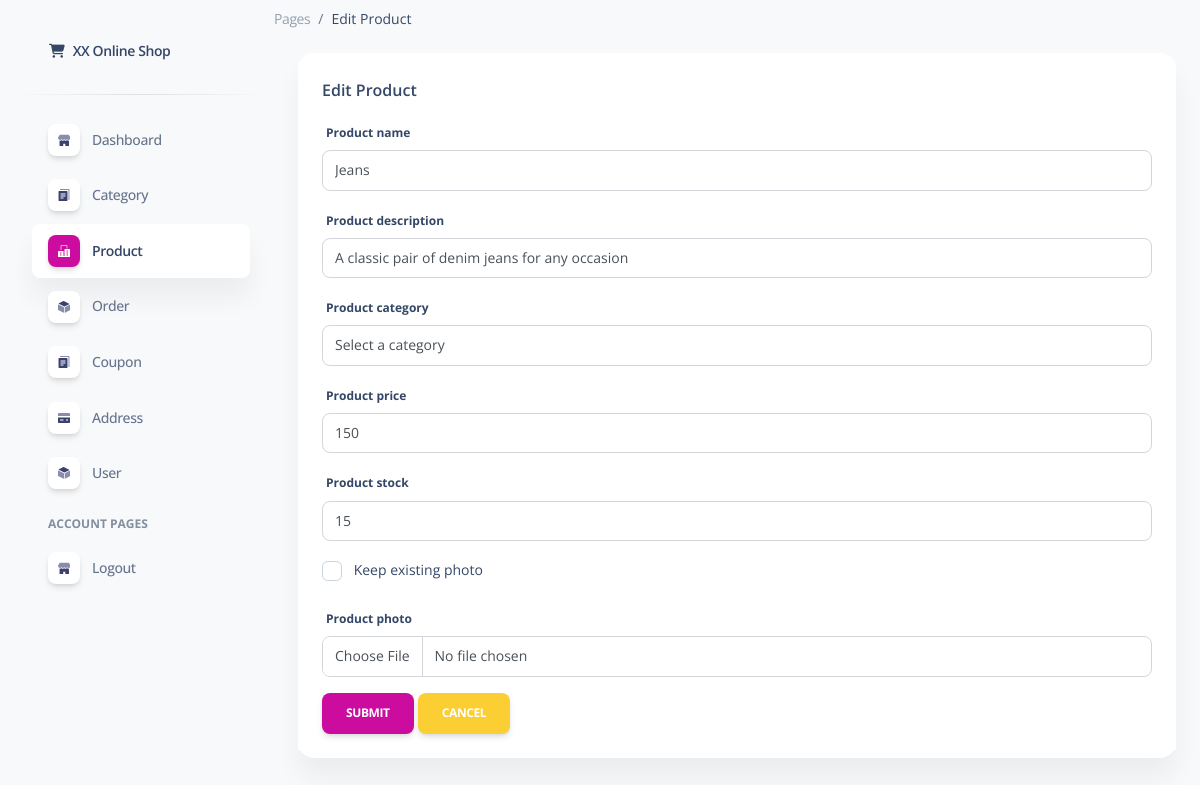
/pages/update_product.php?id_product=7 (signed in), run on an earlier commit of the app's database.
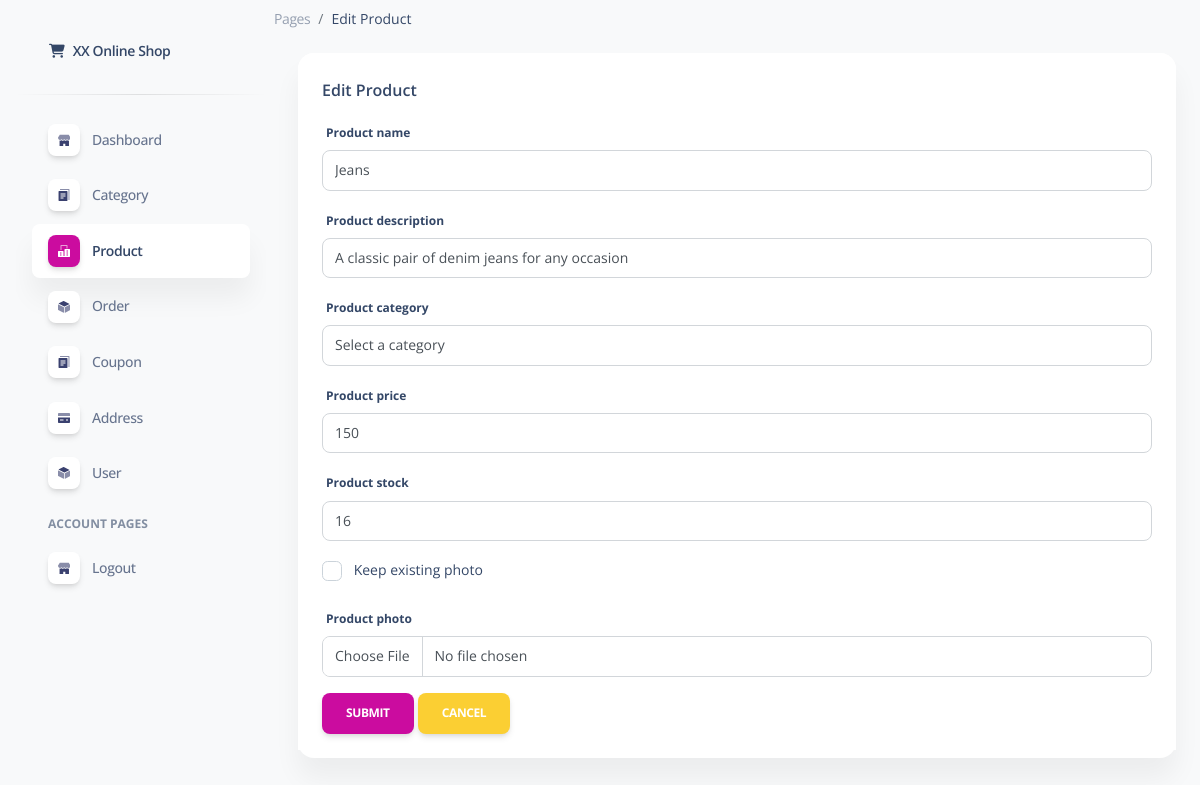
And on a later commit of the database.
### tables this page shows
CREATE TABLE `product` (
  `id_product` bigint(20) NOT NULL COMMENT '主键id',
  `name_product` varchar(255) NOT NULL COMMENT '名字',
  `id_category` bigint(20) NOT NULL COMMENT '分类ID',
  `category_name` varchar(255) DEFAULT '''类名''',
  `description` text DEFAULT NULL COMMENT '介绍',
  `price` bigint(20) DEFAULT NULL COMMENT '价格',
  `stock` bigint(20) NOT NULL COMMENT '存量',
  `product_photo` varchar(256) NOT NULL,
  `create_time` timestamp NULL DEFAULT current_timestamp() COMMENT '创建时间',
  `id_creator` bigint(20) NOT NULL DEFAULT 0,
  `is_delete` tinyint(1) DEFAULT 0 COMMENT '是否删除',
  `delete_time` timestamp NULL DEFAULT NULL COMMENT '删除时间'
);

### pages/update_product.php (the view, shortened to what the changed rows need)
<!DOCTYPE html>
<html lang="en">
<head>
  <link href="assets/css/nucleo-icons.css" rel="stylesheet" />
  <link href="assets/css/nucleo-svg.css" rel="stylesheet" />
  <link href="assets/css/nucleo-svg.css" rel="stylesheet" />
  <link id="pagestyle" href="assets/css/soft-ui-dashboard.css" rel="stylesheet" />
</head>
<body class="g-sidenav-show  bg-gray-100">
  <main class="main-content position-relative max-height-vh-100 h-100 mt-1 border-radius-lg ">
    <div class="container-fluid py-4">
      <div class="row">
        <div class="col-12">
          <div class="card mb-4">
            <div class="card-header pb-0">
              <?php
              include "connect_db.php";
              $id_product = $_GET['id_product'];
              $qry_get_product = mysqli_query($conn, "SELECT * FROM product WHERE id_product = '$id_product' AND is_delete = 0");
              $dt_product = mysqli_fetch_assoc($qry_get_product);
              ?>
              <form method="POST" action="../pages/process_update_product.php" enctype="multipart/form-data">
                <section class="base">
                  <div class="mb-3">
                    <label for="exampleInputEmail1" class="form-label">Product name</label>
                    <input type="text" name="name_product" value="<?= $dt_product['name_product'] ?>"
                      class="form-control" required>
                  </div>
                  <div class="mb-3">
                    <label for="exampleInputEmail1" class="form-label">Product description</label>
                    <input type="text" name="description" value="<?= $dt_product['description'] ?>" class="form-control"
                      required>
                  </div>
                  <div class="mb-3">
                    <label for="exampleInputEmail1" class="form-label">Product price</label>
                    <input type="number" name="price" value="<?= $dt_product['price'] ?>" class="form-control" required>
                  </div>
                  <div class="mb-3">
                    <label for="exampleInputEmail1" class="form-label">Product stock</label>
                    <input type="number" name="stock" value="<?= $dt_product['stock'] ?>" class="form-control" required>
                  </div>
                </section>
              </form>
            </div>
          </div>
        </div>
      </div>
</body>
</html>

What changed in the data, as far as the page shows it:
changed product "Jeans": stock "15" → "16"
